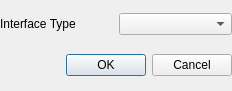
<?xml version="1.0" encoding="UTF-8"?>
<ui version="4.0">
 <class>NewInterface</class>
 <widget class="QDialog" name="NewInterface">
  <property name="geometry">
   <rect>
    <x>0</x>
    <y>0</y>
    <width>232</width>
    <height>91</height>
   </rect>
  </property>
  <property name="windowTitle">
   <string>Dialog</string>
  </property>
  <property name="modal">
   <bool>true</bool>
  </property>
  <layout class="QVBoxLayout" name="verticalLayout">
   <property name="leftMargin">
    <number>0</number>
   </property>
   <property name="topMargin">
    <number>0</number>
   </property>
   <property name="rightMargin">
    <number>0</number>
   </property>
   <property name="bottomMargin">
    <number>0</number>
   </property>
   <item>
    <layout class="QHBoxLayout" name="horizontalLayout">
     <item>
      <widget class="QLabel" name="label">
       <property name="text">
        <string>Interface Type</string>
       </property>
      </widget>
     </item>
     <item>
      <widget class="QComboBox" name="type"/>
     </item>
    </layout>
   </item>
   <item>
    <widget class="QDialogButtonBox" name="buttonBox">
     <property name="orientation">
      <enum>Qt::Horizontal</enum>
     </property>
     <property name="standardButtons">
      <set>QDialogButtonBox::Cancel|QDialogButtonBox::Ok</set>
     </property>
    </widget>
   </item>
  </layout>
 </widget>
 <resources/>
 <connections>
  <connection>
   <sender>buttonBox</sender>
   <signal>accepted()</signal>
   <receiver>NewInterface</receiver>
   <slot>accept()</slot>
   <hints>
    <hint type="sourcelabel">
     <x>248</x>
     <y>254</y>
    </hint>
    <hint type="destinationlabel">
     <x>157</x>
     <y>274</y>
    </hint>
   </hints>
  </connection>
  <connection>
   <sender>buttonBox</sender>
   <signal>rejected()</signal>
   <receiver>NewInterface</receiver>
   <slot>reject()</slot>
   <hints>
    <hint type="sourcelabel">
     <x>316</x>
     <y>260</y>
    </hint>
    <hint type="destinationlabel">
     <x>286</x>
     <y>274</y>
    </hint>
   </hints>
  </connection>
 </connections>
</ui>
